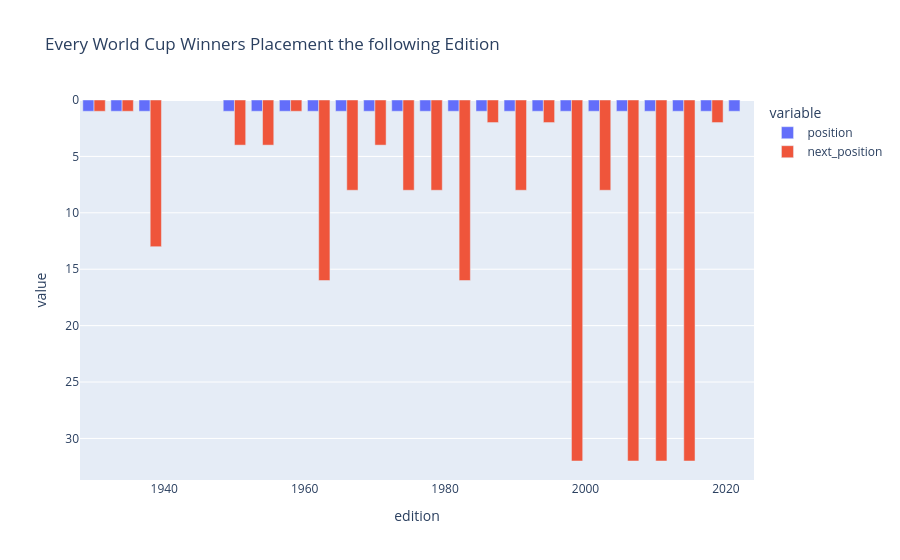

Notebook code cell kept with this figure:
### Code cell
#Every countries Placement over the years for all World cup winners
df = all_editions.query("placement == 'Winner' and edition >= 1930").sort_values("edition")
positions = ["position", "next_position"]
fig = px.bar(df, x="edition", y=positions, barmode='group', title="Every World Cup Winners Placement the following Edition")
fig.update_yaxes(autorange="reversed")

fig.show()

### Figure 1 — Plotly figure (JSON) as saved in the notebook; plotly's stock layout.template omitted (floating-point values rounded to 4 significant figures)
{"data": [{"alignmentgroup": "True", "hovertemplate": "variable=position<br>edition=%{x}<br>value=%{y}<extra></extra>", "legendgroup": "position", "marker": {"color": "#636efa", "pattern": {"shape": ""}}, "name": "position", "offsetgroup": "position", "orientation": "v", "showlegend": true, "textposition": "auto", "type": "bar", "x": [1930, 1934, 1938, 1950, 1954, 1958, 1962, 1966, 1970, 1974, 1978, 1982, 1986, 1990, 1994, 1998, 2002, 2006, 2010, 2014, 2018, 2022], "xaxis": "x", "y": [1.0, 1.0, 1.0, 1.0, 1.0, 1.0, 1.0, 1.0, 1.0, 1.0, 1.0, 1.0, 1.0, 1.0, 1.0, 1.0, 1.0, 1.0, 1.0, 1.0, 1.0, 1.0], "yaxis": "y"}, {"alignmentgroup": "True", "hovertemplate": "variable=next_position<br>edition=%{x}<br>value=%{y}<extra></extra>", "legendgroup": "next_position", "marker": {"color": "#EF553B", "pattern": {"shape": ""}}, "name": "next_position", "offsetgroup": "next_position", "orientation": "v", "showlegend": true, "textposition": "auto", "type": "bar", "x": [1930, 1934, 1938, 1950, 1954, 1958, 1962, 1966, 1970, 1974, 1978, 1982, 1986, 1990, 1994, 1998, 2002, 2006, 2010, 2014, 2018, 2022], "xaxis": "x", "y": [1.0, 1.0, 13.0, 4.0, 4.0, 1.0, 16.0, 8.0, 4.0, 8.0, 8.0, 16.0, 2.0, 8.0, 2.0, 32.0, 8.0, 32.0, 32.0, 32.0, 2.0, NaN], "yaxis": "y"}], "layout": {"barmode": "group", "legend": {"title": {"text": "variable"}, "tracegroupgap": 0}, "title": {"text": "Every World Cup Winners Placement the following Edition"}, "xaxis": {"anchor": "y", "domain": [0, 1], "title": {"text": "edition"}}, "yaxis": {"anchor": "x", "autorange": "reversed", "domain": [0, 1], "title": {"text": "value"}}}}
